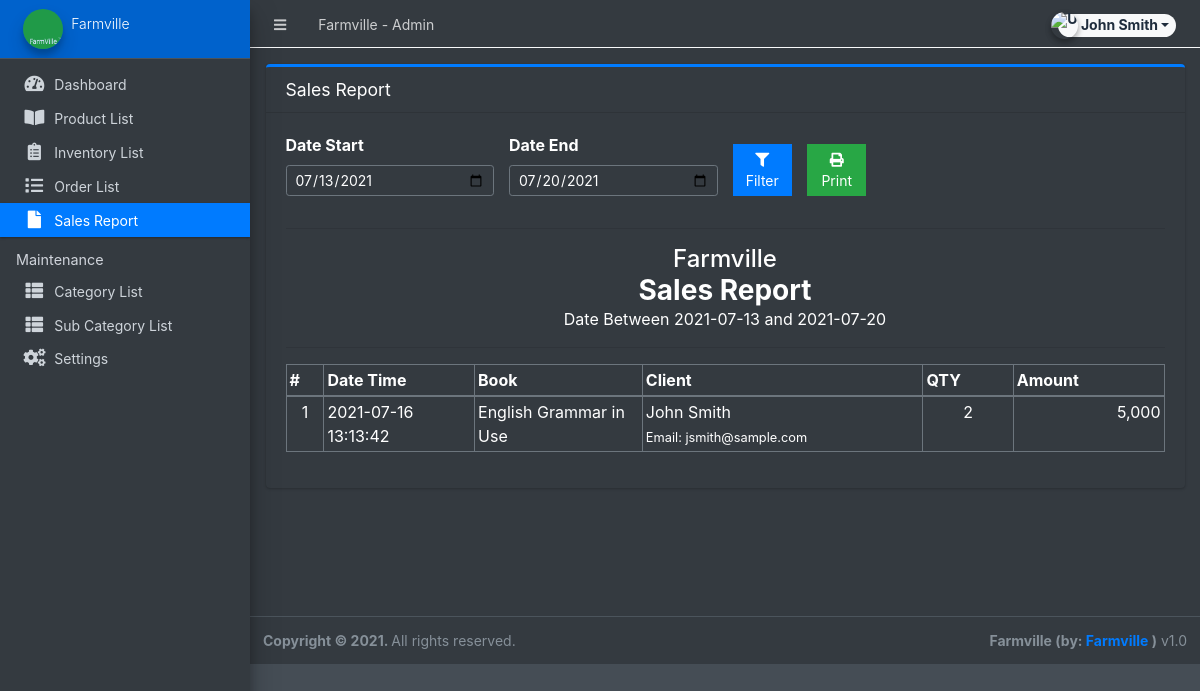
Screenshot of /admin/?page=sales (signed in) with the database file from the repository.
### tables this page shows
CREATE TABLE `order_list` (
  `id` int(30) NOT NULL,
  `order_id` int(30) NOT NULL,
  `product_id` int(30) NOT NULL,
  `quantity` int(30) NOT NULL,
  `price` double NOT NULL,
  `total` double NOT NULL
);

CREATE TABLE `sales` (
  `id` int(30) NOT NULL,
  `order_id` int(30) NOT NULL,
  `total_amount` double NOT NULL,
  `date_created` datetime NOT NULL DEFAULT current_timestamp()
);

CREATE TABLE `products` (
  `id` int(30) NOT NULL,
  `category_id` int(30) NOT NULL,
  `sub_category_id` int(30) NOT NULL,
  `title` varchar(250) NOT NULL,
  `author` text NOT NULL,
  `description` text NOT NULL,
  `status` tinyint(1) NOT NULL DEFAULT 1,
  `date_created` datetime NOT NULL DEFAULT current_timestamp()
);

CREATE TABLE `clients` (
  `id` int(30) NOT NULL,
  `firstname` varchar(250) NOT NULL,
  `lastname` varchar(250) NOT NULL,
  `gender` varchar(20) NOT NULL,
  `contact` varchar(15) NOT NULL,
  `email` varchar(250) NOT NULL,
  `password` text NOT NULL,
  `default_delivery_address` text NOT NULL,
  `date_created` datetime NOT NULL DEFAULT current_timestamp()
);

### classes/DBConnection.php (called while the page is built, shortened)
<?php
class DBConnection{
    private $host = DB_SERVER;
    private $username = DB_USERNAME;
    private $password = DB_PASSWORD;
    private $database = DB_NAME;
    public $conn;
    public function __construct(){
        if (!isset($this->conn)) {
            $this->conn = new mysqli($this->host, $this->username, $this->password, $this->database);
        }
    }
}
?>

### admin/sales/index.php (the view, shortened to what this page needs)
<?php
$date_start = isset($_GET['date_start']) ? $_GET['date_start'] :  date("Y-m-d",strtotime(date("Y-m-d")." -7 days")) ;
$date_end = isset($_GET['date_end']) ? $_GET['date_end'] :  date("Y-m-d") ;
?>
<div class="card card-primary card-outline">
    <div class="card-header">
        <h5 class="card-title">Sales Report</h5>
    </div>
    <div class="card-body">
        <form id="filter-form">
            <div class="row align-items-end">
                <div class="form-group col-md-3">
                    <label for="date_start">Date Start</label>
                    <input type="date" class="form-control form-control-sm" name="date_start" value="<?php echo date("Y-m-d",strtotime($date_start)) ?>">
                </div>
                <div class="form-group col-md-3">
                    <label for="date_start">Date End</label>
                    <input type="date" class="form-control form-control-sm" name="date_end" value="<?php echo date("Y-m-d",strtotime($date_end)) ?>">
                </div>
                <div class="form-group col-md-1">
                    <button class="btn btn-flat btn-block btn-primary btn-sm"><i class="fa fa-filter"></i> Filter</button>
                </div>
                <div class="form-group col-md-1">
                    <button class="btn btn-flat btn-block btn-success btn-sm" type="button" id="printBTN"><i class="fa fa-print"></i> Print</button>
                </div>
            </div>
        </form>
        <hr>
        <div id="printable">
            <div>
                <h4 class="text-center m-0"><?php echo $_settings->info('name') ?></h4>
                <h3 class="text-center m-0"><b>Sales Report</b></h3>
                <p class="text-center m-0">Date Between <?php echo $date_start ?> and <?php echo $date_end ?></p>
                <hr>
            </div>
            <table class="table table-bordered">
                <colgroup>
                    <col width="5">
                    <col width="10">
                    <col width="10">
                    <col width="10">
                    <col width="10">
                    <col width="10">
                </colgroup>
                <thead>
                    <tr>
                        <th>#</th>
                        <th>Date Time</th>
                        <th>Book</th>
                        <th>Client</th>
                        <th>QTY</th>
                        <th>Amount</th>
                    </tr>
                </thead>
                <tbody>
                    <?php
                    $i = 1;
                        $qry = $conn->query("SELECT * FROM `sales` where date(date_created) between '{$date_start}' and '{$date_end}' order by unix_timestamp(date_created) desc ");
                        while($row = $qry->fetch_assoc()):
                            $olist = $conn->query("SELECT ol.*,p.title,p.author,concat(c.firstname,' ',c.lastname) as name,c.email,o.date_created FROM order_list ol inner join orders o on o.id = ol.order_id inner join `products` p on p.id = ol.product_id inner join clients c on c.id = o.client_id  where ol.order_id = '{$row['order_id']}' ");
                            while($roww = $olist->fetch_assoc()):
                    ?>
                    <tr>
                        <td class="text-center"><?php echo $i++ ?></td>
                        <td><?php echo $row['date_created'] ?></td>
                        <td>
                            <p class="m-0"><?php echo $roww['title'] ?></p>
                        </td>
                        <td>
                            <p class="m-0"><?php echo $roww['name'] ?></p>
                            <p class="m-0"><small>Email: <?php echo $roww['email'] ?></small></p>
                        </td>
                        <td class="text-center"><?php echo $roww['quantity'] ?></td>
                        <td class="text-right"><?php echo number_format($roww['quantity'] * $roww['price']) ?></td>
                    </tr>
                    <?php endwhile; ?>
                    <?php endwhile; ?>
                </tbody>
            </table>
        </div>
    </div>
</div>

### admin/sales/index.php (style rules this page uses)
table td,table th { padding: 3px !important; }

### rows the page displays
sales: date_created "2021-07-16 13:13:42"
order_list: product.title "English Grammar in Use", name "John Smith", clients.email "jsmith@sample.com", quantity "2", $roww['quantity'] * $roww['price'] "5,000"

### other values shown
$_settings->info('name') "Farmville"
$_settings->userdata('firstname').' '.$_settings->userdata('lastname') "John Smith"
$_settings->info('short_name') "Farmville"
$date_start "2021-07-13"
$date_end "2021-07-20"
